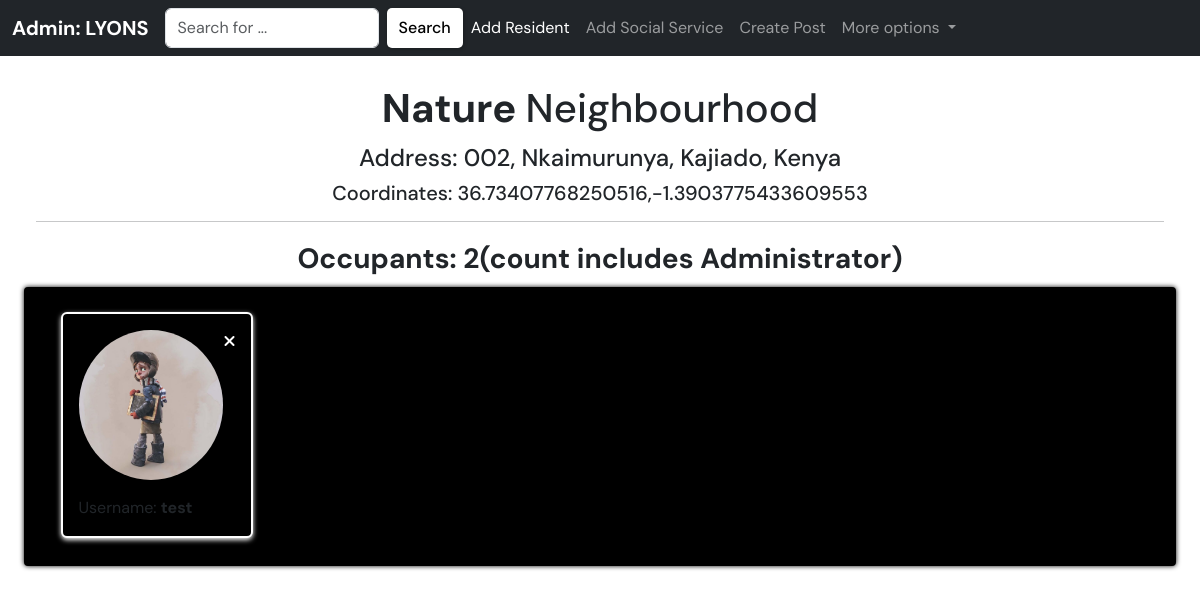
The app's page /view-residents/ (signed in), older data.
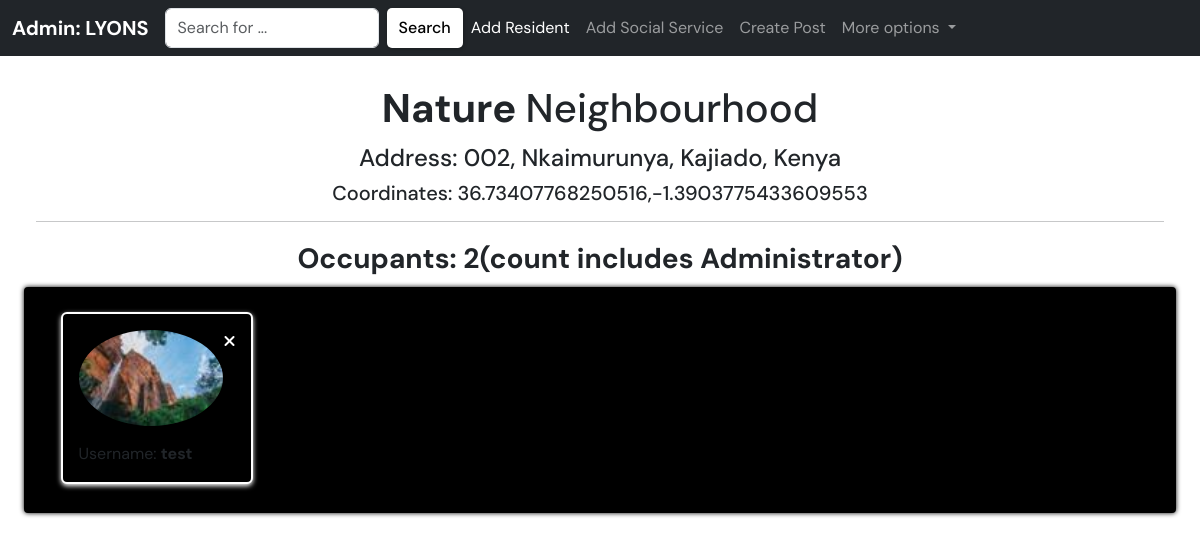
The same page, newer data.
### neighbourhoodx/models.py (models this page shows, shortened)
class Member(models.Model):
    user = models.ForeignKey(User, on_delete=models.CASCADE)
    neighbourhood = models.ForeignKey(Neighbourhood, on_delete=models.CASCADE)
    profile_photo = models.ImageField(default='default.jpg')
    home_location = LocationField(map_attrs={"center": [36.74,  -1.39], "marker_color": "red"})
    address = AddressAutoHiddenField()
    class Meta:
        verbose_name = 'Member'
        verbose_name_plural = 'Members'

### neighbourhoodx/views.py (the view)
# urls.py: path('view-residents/', views.viewResidents, name="view-residents"),
def viewResidents(request):
    user = request.user
    try:
        administrator = Administrator.objects.get(user = user)
    except:
        raise Http404()
    get_neighbourhood = Neighbourhood.objects.get(admin = administrator)
    if get_neighbourhood is None:
        return redirect(setUpNeighbourhood)
    else:
        residents = get_neighbourhood.member_set.all()
    context = {'residents': residents,  'hood':get_neighbourhood,}
    return render(request, 'neighbourhoodx/residents.html', context)

### neighbourhoodx/templates/neighbourhoodx/residents.html
{% extends 'main.html' %}
{% load bootstrap5 %}
{% load static %}
{% block content %}
{% include 'admin_nav.html' %}
<div class="ssx">
    <div class="container-fluid">
        <h1 class="text-center p-1"><strong>{{hood.name}} </strong> Neighbourhood</h1>
        <h4 class="text-center">Address: {{hood.address}}</h4>
        <h5 class="text-center">Coordinates: {{hood.location}}</h5>
        <hr>
        <h3 class="text-center p-1"><strong>Occupants: {{hood.occupants}}(count includes Administrator)</strong></h3>
        <div class="row res-form ssxx">
            {% for resident in residents %}
            <div class="col">
                <div class="card bg-black mb-1 brt" style="max-width: 12rem;">
                    <div class="card-body">
                        <a class="f-right text-decoration-none text-white" href="{% url 'delete-resident' resident.id %}"><i class="fa fa-times"
                                aria-hidden="true"></i></a>
                        <p>
                            {% if resident.profile_photo %}
                            <img src="{{resident.profile_photo.url}}" alt="" class="rounded-circle" style="width:9rem">
                            {% else %}
                            <img src="{% static 'images/avatar.jpg' %}" alt="" class="rounded-circle"
                                style="width: 9rem">
                            {%endif%}
                        </p>
                        <p class="card-text">Username: <strong>{{resident.user.username}}</strong></p>
                    </div>
                </div>
            </div>
            {% endfor %}
        </div>
    </div>
</div>
{% endblock content %}

Row changes from the older to the newer data that the page shows:
changed Member "test": profile_photo: picture added
